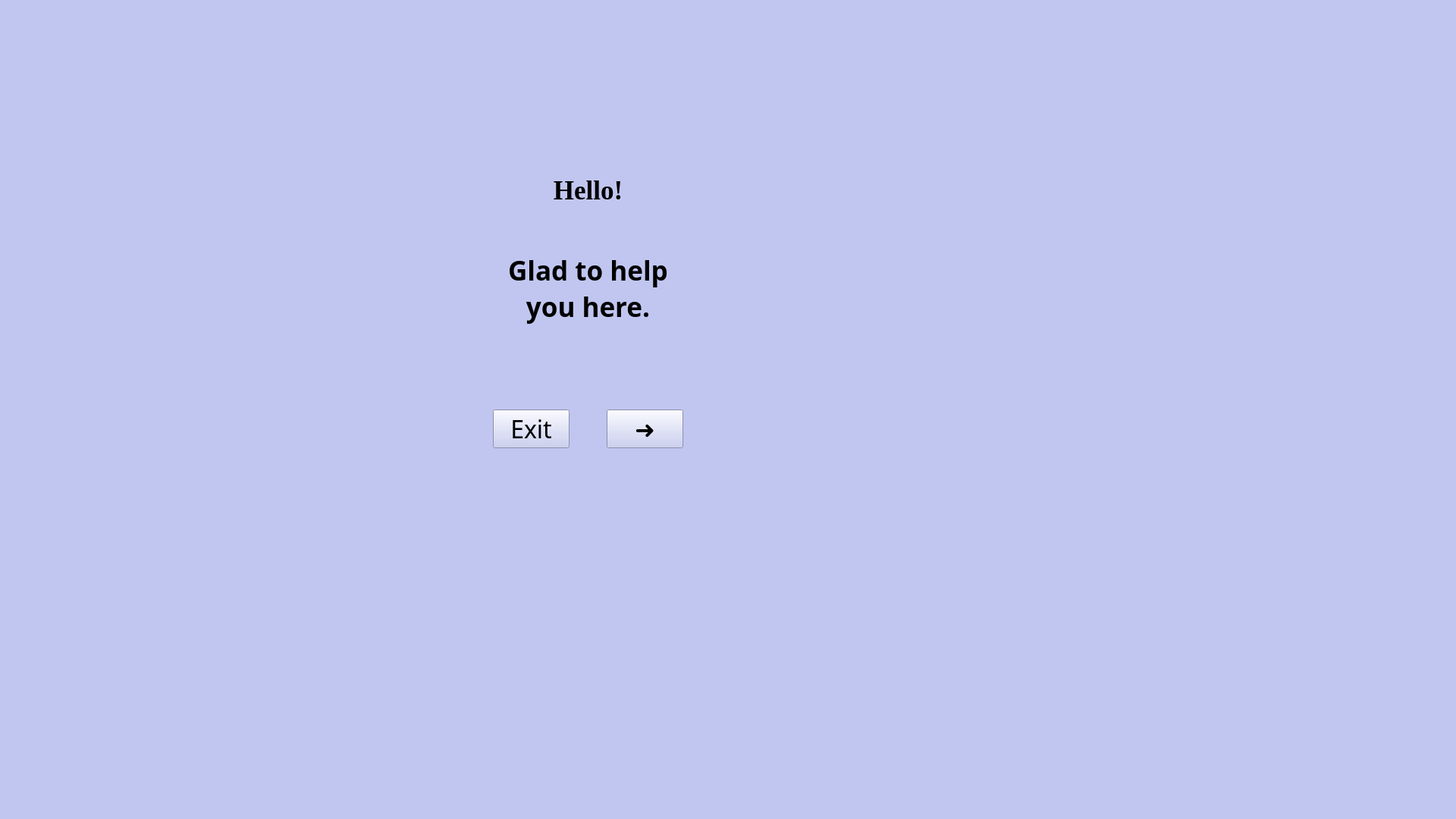
<?xml version="1.0" encoding="UTF-8"?>
<ui version="4.0">
 <class>homewindow</class>
 <widget class="QMainWindow" name="homewindow">
  <property name="windowModality">
   <enum>Qt::ApplicationModal</enum>
  </property>
  <property name="geometry">
   <rect>
    <x>0</x>
    <y>0</y>
    <width>1920</width>
    <height>1080</height>
   </rect>
  </property>
  <property name="palette">
   <palette>
    <active>
     <colorrole role="WindowText">
      <brush brushstyle="SolidPattern">
       <color alpha="255">
        <red>0</red>
        <green>0</green>
        <blue>0</blue>
       </color>
      </brush>
     </colorrole>
     <colorrole role="Button">
      <brush brushstyle="SolidPattern">
       <color alpha="255">
        <red>193</red>
        <green>198</green>
        <blue>240</blue>
       </color>
      </brush>
     </colorrole>
     <colorrole role="Light">
      <brush brushstyle="SolidPattern">
       <color alpha="255">
        <red>255</red>
        <green>255</green>
        <blue>255</blue>
       </color>
      </brush>
     </colorrole>
     <colorrole role="Midlight">
      <brush brushstyle="SolidPattern">
       <color alpha="255">
        <red>224</red>
        <green>226</green>
        <blue>247</blue>
       </color>
      </brush>
     </colorrole>
     <colorrole role="Dark">
      <brush brushstyle="SolidPattern">
       <color alpha="255">
        <red>96</red>
        <green>99</green>
        <blue>120</blue>
       </color>
      </brush>
     </colorrole>
     <colorrole role="Mid">
      <brush brushstyle="SolidPattern">
       <color alpha="255">
        <red>129</red>
        <green>132</green>
        <blue>160</blue>
       </color>
      </brush>
     </colorrole>
     <colorrole role="Text">
      <brush brushstyle="SolidPattern">
       <color alpha="255">
        <red>0</red>
        <green>0</green>
        <blue>0</blue>
       </color>
      </brush>
     </colorrole>
     <colorrole role="BrightText">
      <brush brushstyle="SolidPattern">
       <color alpha="255">
        <red>255</red>
        <green>255</green>
        <blue>255</blue>
       </color>
      </brush>
     </colorrole>
     <colorrole role="ButtonText">
      <brush brushstyle="SolidPattern">
       <color alpha="255">
        <red>0</red>
        <green>0</green>
        <blue>0</blue>
       </color>
      </brush>
     </colorrole>
     <colorrole role="Base">
      <brush brushstyle="SolidPattern">
       <color alpha="255">
        <red>255</red>
        <green>255</green>
        <blue>255</blue>
       </color>
      </brush>
     </colorrole>
     <colorrole role="Window">
      <brush brushstyle="SolidPattern">
       <color alpha="255">
        <red>193</red>
        <green>198</green>
        <blue>240</blue>
       </color>
      </brush>
     </colorrole>
     <colorrole role="Shadow">
      <brush brushstyle="SolidPattern">
       <color alpha="255">
        <red>0</red>
        <green>0</green>
        <blue>0</blue>
       </color>
      </brush>
     </colorrole>
     <colorrole role="AlternateBase">
      <brush brushstyle="SolidPattern">
       <color alpha="255">
        <red>224</red>
        <green>226</green>
        <blue>247</blue>
       </color>
      </brush>
     </colorrole>
     <colorrole role="ToolTipBase">
      <brush brushstyle="SolidPattern">
       <color alpha="255">
        <red>255</red>
        <green>255</green>
        <blue>220</blue>
       </color>
      </brush>
     </colorrole>
     <colorrole role="ToolTipText">
      <brush brushstyle="SolidPattern">
       <color alpha="255">
        <red>0</red>
        <green>0</green>
        <blue>0</blue>
       </color>
      </brush>
     </colorrole>
    </active>
    <inactive>
     <colorrole role="WindowText">
      <brush brushstyle="SolidPattern">
       <color alpha="255">
        <red>0</red>
        <green>0</green>
        <blue>0</blue>
       </color>
      </brush>
     </colorrole>
     <colorrole role="Button">
      <brush brushstyle="SolidPattern">
       <color alpha="255">
        <red>193</red>
        <green>198</green>
        <blue>240</blue>
       </color>
      </brush>
     </colorrole>
     <colorrole role="Light">
      <brush brushstyle="SolidPattern">
       <color alpha="255">
        <red>255</red>
        <green>255</green>
        <blue>255</blue>
       </color>
      </brush>
     </colorrole>
     <colorrole role="Midlight">
      <brush brushstyle="SolidPattern">
       <color alpha="255">
        <red>224</red>
        <green>226</green>
        <blue>247</blue>
       </color>
      </brush>
     </colorrole>
     <colorrole role="Dark">
      <brush brushstyle="SolidPattern">
       <color alpha="255">
        <red>96</red>
        <green>99</green>
        <blue>120</blue>
       </color>
      </brush>
     </colorrole>
     <colorrole role="Mid">
      <brush brushstyle="SolidPattern">
       <color alpha="255">
        <red>129</red>
        <green>132</green>
        <blue>160</blue>
       </color>
      </brush>
     </colorrole>
     <colorrole role="Text">
      <brush brushstyle="SolidPattern">
       <color alpha="255">
        <red>0</red>
        <green>0</green>
        <blue>0</blue>
       </color>
      </brush>
     </colorrole>
     <colorrole role="BrightText">
      <brush brushstyle="SolidPattern">
       <color alpha="255">
        <red>255</red>
        <green>255</green>
        <blue>255</blue>
       </color>
      </brush>
     </colorrole>
     <colorrole role="ButtonText">
      <brush brushstyle="SolidPattern">
       <color alpha="255">
        <red>0</red>
        <green>0</green>
        <blue>0</blue>
       </color>
      </brush>
     </colorrole>
     <colorrole role="Base">
      <brush brushstyle="SolidPattern">
       <color alpha="255">
        <red>255</red>
        <green>255</green>
        <blue>255</blue>
       </color>
      </brush>
     </colorrole>
     <colorrole role="Window">
      <brush brushstyle="SolidPattern">
       <color alpha="255">
        <red>193</red>
        <green>198</green>
        <blue>240</blue>
       </color>
      </brush>
     </colorrole>
     <colorrole role="Shadow">
      <brush brushstyle="SolidPattern">
       <color alpha="255">
        <red>0</red>
        <green>0</green>
        <blue>0</blue>
       </color>
      </brush>
     </colorrole>
     <colorrole role="AlternateBase">
      <brush brushstyle="SolidPattern">
       <color alpha="255">
        <red>224</red>
        <green>226</green>
        <blue>247</blue>
       </color>
      </brush>
     </colorrole>
     <colorrole role="ToolTipBase">
      <brush brushstyle="SolidPattern">
       <color alpha="255">
        <red>255</red>
        <green>255</green>
        <blue>220</blue>
       </color>
      </brush>
     </colorrole>
     <colorrole role="ToolTipText">
      <brush brushstyle="SolidPattern">
       <color alpha="255">
        <red>0</red>
        <green>0</green>
        <blue>0</blue>
       </color>
      </brush>
     </colorrole>
    </inactive>
    <disabled>
     <colorrole role="WindowText">
      <brush brushstyle="SolidPattern">
       <color alpha="255">
        <red>96</red>
        <green>99</green>
        <blue>120</blue>
       </color>
      </brush>
     </colorrole>
     <colorrole role="Button">
      <brush brushstyle="SolidPattern">
       <color alpha="255">
        <red>193</red>
        <green>198</green>
        <blue>240</blue>
       </color>
      </brush>
     </colorrole>
     <colorrole role="Light">
      <brush brushstyle="SolidPattern">
       <color alpha="255">
        <red>255</red>
        <green>255</green>
        <blue>255</blue>
       </color>
      </brush>
     </colorrole>
     <colorrole role="Midlight">
      <brush brushstyle="SolidPattern">
       <color alpha="255">
        <red>224</red>
        <green>226</green>
        <blue>247</blue>
       </color>
      </brush>
     </colorrole>
     <colorrole role="Dark">
      <brush brushstyle="SolidPattern">
       <color alpha="255">
        <red>96</red>
        <green>99</green>
        <blue>120</blue>
       </color>
      </brush>
     </colorrole>
     <colorrole role="Mid">
      <brush brushstyle="SolidPattern">
       <color alpha="255">
        <red>129</red>
        <green>132</green>
        <blue>160</blue>
       </color>
      </brush>
     </colorrole>
     <colorrole role="Text">
      <brush brushstyle="SolidPattern">
       <color alpha="255">
        <red>96</red>
        <green>99</green>
        <blue>120</blue>
       </color>
      </brush>
     </colorrole>
     <colorrole role="BrightText">
      <brush brushstyle="SolidPattern">
       <color alpha="255">
        <red>255</red>
        <green>255</green>
        <blue>255</blue>
       </color>
      </brush>
     </colorrole>
     <colorrole role="ButtonText">
      <brush brushstyle="SolidPattern">
       <color alpha="255">
        <red>96</red>
        <green>99</green>
        <blue>120</blue>
       </color>
      </brush>
     </colorrole>
     <colorrole role="Base">
      <brush brushstyle="SolidPattern">
       <color alpha="255">
        <red>193</red>
        <green>198</green>
        <blue>240</blue>
       </color>
      </brush>
     </colorrole>
     <colorrole role="Window">
      <brush brushstyle="SolidPattern">
       <color alpha="255">
        <red>193</red>
        <green>198</green>
        <blue>240</blue>
       </color>
      </brush>
     </colorrole>
     <colorrole role="Shadow">
      <brush brushstyle="SolidPattern">
       <color alpha="255">
        <red>0</red>
        <green>0</green>
        <blue>0</blue>
       </color>
      </brush>
     </colorrole>
     <colorrole role="AlternateBase">
      <brush brushstyle="SolidPattern">
       <color alpha="255">
        <red>193</red>
        <green>198</green>
        <blue>240</blue>
       </color>
      </brush>
     </colorrole>
     <colorrole role="ToolTipBase">
      <brush brushstyle="SolidPattern">
       <color alpha="255">
        <red>255</red>
        <green>255</green>
        <blue>220</blue>
       </color>
      </brush>
     </colorrole>
     <colorrole role="ToolTipText">
      <brush brushstyle="SolidPattern">
       <color alpha="255">
        <red>0</red>
        <green>0</green>
        <blue>0</blue>
       </color>
      </brush>
     </colorrole>
    </disabled>
   </palette>
  </property>
  <property name="font">
   <font>
    <family>CentSchbkCyrill BT</family>
    <pointsize>24</pointsize>
    <weight>75</weight>
    <bold>true</bold>
   </font>
  </property>
  <property name="cursor">
   <cursorShape>PointingHandCursor</cursorShape>
  </property>
  <property name="windowTitle">
   <string>HOME</string>
  </property>
  <property name="windowIcon">
   <iconset>
    <normaloff>icon.png</normaloff>icon.png</iconset>
  </property>
  <property name="windowOpacity">
   <double>2.000000000000000</double>
  </property>
  <property name="layoutDirection">
   <enum>Qt::LeftToRight</enum>
  </property>
  <property name="animated">
   <bool>true</bool>
  </property>
  <property name="documentMode">
   <bool>false</bool>
  </property>
  <property name="tabShape">
   <enum>QTabWidget::Rounded</enum>
  </property>
  <widget class="QWidget" name="HOMEcentralwidget">
   <widget class="QLabel" name="labelHOME">
    <property name="geometry">
     <rect>
      <x>730</x>
      <y>220</y>
      <width>91</width>
      <height>61</height>
     </rect>
    </property>
    <property name="font">
     <font>
      <family>Times New Roman</family>
      <pointsize>26</pointsize>
      <weight>75</weight>
      <bold>true</bold>
     </font>
    </property>
    <property name="text">
     <string>Hello!</string>
    </property>
    <property name="alignment">
     <set>Qt::AlignCenter</set>
    </property>
   </widget>
   <widget class="QLabel" name="label_2HOME">
    <property name="geometry">
     <rect>
      <x>670</x>
      <y>320</y>
      <width>211</width>
      <height>121</height>
     </rect>
    </property>
    <property name="font">
     <font>
      <pointsize>26</pointsize>
     </font>
    </property>
    <property name="text">
     <string>Glad to help you here.</string>
    </property>
    <property name="alignment">
     <set>Qt::AlignCenter</set>
    </property>
    <property name="wordWrap">
     <bool>true</bool>
    </property>
   </widget>
   <widget class="QPushButton" name="nextHOME">
    <property name="geometry">
     <rect>
      <x>800</x>
      <y>540</y>
      <width>101</width>
      <height>51</height>
     </rect>
    </property>
    <property name="font">
     <font>
      <weight>50</weight>
      <bold>false</bold>
     </font>
    </property>
    <property name="text">
     <string>➜</string>
    </property>
   </widget>
   <widget class="QPushButton" name="exitHOME">
    <property name="geometry">
     <rect>
      <x>650</x>
      <y>540</y>
      <width>101</width>
      <height>51</height>
     </rect>
    </property>
    <property name="font">
     <font>
      <weight>50</weight>
      <bold>false</bold>
     </font>
    </property>
    <property name="text">
     <string>Exit</string>
    </property>
   </widget>
  </widget>
 </widget>
 <resources/>
 <connections>
  <connection>
   <sender>exitHOME</sender>
   <signal>clicked()</signal>
   <receiver>homewindow</receiver>
   <slot>close()</slot>
   <hints>
    <hint type="sourcelabel">
     <x>100</x>
     <y>485</y>
    </hint>
    <hint type="destinationlabel">
     <x>170</x>
     <y>315</y>
    </hint>
   </hints>
  </connection>
 </connections>
</ui>
